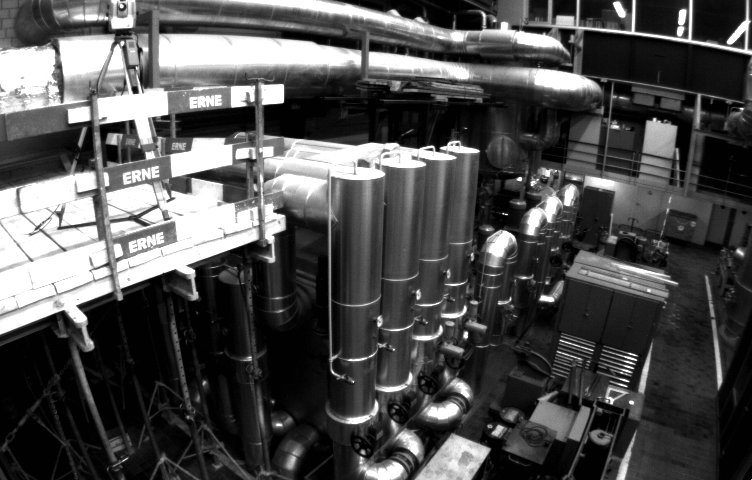
#> input picture tests/data/mh01_frame1.png, 752 x 480 px
$ python bench_opencv_two_view.py
#> lines starting #> are read from the running program, lines starting #| are printed output that depends on the picture
#> in main, img1 is the input picture: shape (480, 752); min 1, max 255, mean 79.7
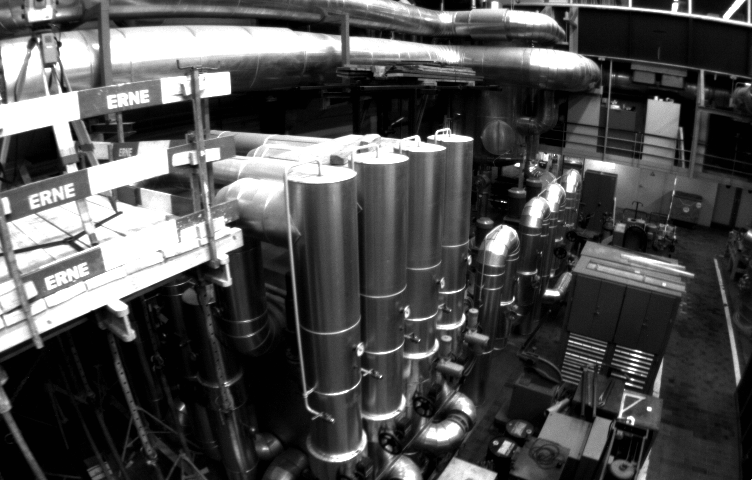
#> input picture tests/data/mh01_frame2.png, 752 x 480 px
#> in main, img2 is the input picture: shape (480, 752); min 1, max 255, mean 79.4
"""OpenCV-only two-view pose benchmark: sweep every RANSAC/USAC method.

Loads the EuRoC MH_01 frame pair, runs OpenCV ORB → BFMatcher(Lowe+cross-check)
→ `findEssentialMat(method=...)` → `recoverPose`, and scores each backend on
wall-clock time + pose error against the Vicon-derived ground truth.

Runs standalone — no kornia_rs import — so it can be executed inside any venv
with cv2 + numpy installed. Used to compare OpenCV 4.13 (latest stable on PyPI)
against OpenCV 5.0.0-pre (via `opencv-python-rolling==5.0.0.20221015`, built
from the opencv 5.x branch).

Usage:
    /tmp/cv413-venv/bin/python kornia-py/bench_opencv_two_view.py
    /tmp/cv5-venv/bin/python  kornia-py/bench_opencv_two_view.py
    N_ITERS=200 /tmp/cv5-venv/bin/python kornia-py/bench_opencv_two_view.py
"""
from __future__ import annotations

import os
import time
from dataclasses import dataclass

import cv2
import numpy as np

REPO_ROOT = os.path.dirname(os.path.abspath(__file__)).removesuffix("/kornia-py")
DATA_DIR = os.path.join(REPO_ROOT, "tests", "data")

# EuRoC MH_01_easy cam0.
K_MH01 = np.array(
    [[458.654, 0.0, 367.215], [0.0, 457.296, 248.375], [0.0, 0.0, 1.0]],
    dtype=np.float64,
)
GT_ROT_DEG = 2.7021
GT_T_DIR = np.array([0.2422, -0.2330, 0.9418], dtype=np.float64)
GT_T_DIR /= np.linalg.norm(GT_T_DIR)

N_ITERS = int(os.environ.get("N_ITERS", "50"))
N_WARMUP = int(os.environ.get("N_WARMUP", "5"))

METHODS = [
    ("RANSAC (legacy 5-pt)",     cv2.RANSAC),
    ("LMEDS",                    cv2.LMEDS),
    ("USAC_DEFAULT",             cv2.USAC_DEFAULT),
    ("USAC_FAST",                cv2.USAC_FAST),
    ("USAC_ACCURATE",            cv2.USAC_ACCURATE),
    ("USAC_MAGSAC",              cv2.USAC_MAGSAC),
    ("USAC_PROSAC",              cv2.USAC_PROSAC),
    ("USAC_PARALLEL",            cv2.USAC_PARALLEL),
]


def rotation_angle_deg(r: np.ndarray) -> float:
    trace = float(r[0, 0] + r[1, 1] + r[2, 2])
    return float(np.degrees(np.arccos(np.clip((trace - 1.0) / 2.0, -1.0, 1.0))))


def t_dir_err_deg(t_est: np.ndarray, t_gt: np.ndarray) -> float:
    t_est = t_est / np.linalg.norm(t_est)
    return float(np.degrees(np.arccos(np.clip(abs(float(t_est @ t_gt)), 0.0, 1.0))))


def median_ms(fn, n: int = N_ITERS, warmup: int = N_WARMUP) -> float:
    for _ in range(warmup):
        fn()
    ts = []
    for _ in range(n):
        t0 = time.perf_counter()
        fn()
        ts.append((time.perf_counter() - t0) * 1000)
    return float(np.median(ts))


@dataclass
class Result:
    name: str
    pose_ms: float
    rot_err_deg: float
    t_err_deg: float
    n_inliers: int


def orb_match(img1: np.ndarray, img2: np.ndarray) -> tuple[np.ndarray, np.ndarray]:
    """Shared ORB+Lowe+cross-check match so the RANSAC sweep sees identical input."""
    orb = cv2.ORB_create(
        nfeatures=500, scaleFactor=1.2, nlevels=8, edgeThreshold=31,
        firstLevel=0, WTA_K=2, scoreType=cv2.ORB_HARRIS_SCORE,
        patchSize=31, fastThreshold=20,
    )
    k1, d1 = orb.detectAndCompute(img1, None)
#> k1 = 500 keypoints; strongest (x, y, size): (432, 146, 31), (137, 90, 37.2), (282, 102, 31), (431, 149, 31)
    k2, d2 = orb.detectAndCompute(img2, None)
#> k2 = 500 keypoints; strongest (x, y, size): (518, 165, 31), (518, 163, 31), (436, 131, 31), (416, 136, 37.2)

    bf = cv2.BFMatcher(cv2.NORM_HAMMING, crossCheck=False)
    knn = bf.knnMatch(d1, d2, k=2)
#> knn = 500 matches
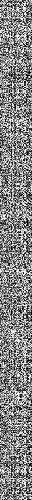
#> d1: shape (500, 32); min 0, max 255, mean 131.9
    good = [a for pair in knn if len(pair) == 2 for a, b in [pair] if a.distance < 0.75 * b.distance]
#> good = 122 matches
    rev = bf.knnMatch(d2, d1, k=1)
#> rev = 500 matches
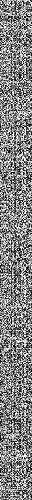
#> d2: shape (500, 32); min 0, max 255, mean 130.6
    rmap = {pair[0].queryIdx: pair[0].trainIdx for pair in rev if pair}
#> rmap = 500 items
    good = [m for m in good if rmap.get(m.trainIdx) == m.queryIdx]
#> good = 97 matches

    pts1 = np.float64([k1[m.queryIdx].pt for m in good])
#> pts1 = 97 pairs, first value 78 to 654, second value 52.8 to 425
    pts2 = np.float64([k2[m.trainIdx].pt for m in good])
#> pts2 = 97 pairs, first value 51.84 to 656.4, second value 38.4 to 441.6
    return pts1, pts2


def bench_method(pts1: np.ndarray, pts2: np.ndarray, method: int, name: str) -> Result:
    # Single quality run.
    E, mask = cv2.findEssentialMat(pts1, pts2, K_MH01, method=method,
                                   prob=0.9999, threshold=1.0)
    n_in, R, t, _ = cv2.recoverPose(E, pts1, pts2, K_MH01, mask=mask)

    def pose():
        E_, m = cv2.findEssentialMat(pts1, pts2, K_MH01, method=method,
                                     prob=0.9999, threshold=1.0)
        cv2.recoverPose(E_, pts1, pts2, K_MH01, mask=m)

    return Result(
        name=name,
        pose_ms=median_ms(pose),
        rot_err_deg=abs(rotation_angle_deg(R) - GT_ROT_DEG),
        t_err_deg=t_dir_err_deg(t.flatten(), GT_T_DIR),
        n_inliers=int(n_in),
    )


def print_table(results: list[Result], version: str) -> None:
    hdr = f"{'method':<24} {'pose(ms)':>10} {'rot_err°':>10} {'t_err°':>9} {'inliers':>8}"
    print(f"\nOpenCV {version}")
    print(hdr)
    print("-" * len(hdr))
    for r in results:
        print(f"{r.name:<24} {r.pose_ms:>10.3f} {r.rot_err_deg:>10.3f} "
              f"{r.t_err_deg:>9.3f} {r.n_inliers:>8d}")


def main() -> None:
    img1 = cv2.imread(os.path.join(DATA_DIR, "mh01_frame1.png"), cv2.IMREAD_GRAYSCALE)
    img2 = cv2.imread(os.path.join(DATA_DIR, "mh01_frame2.png"), cv2.IMREAD_GRAYSCALE)
    assert img1 is not None and img2 is not None, "missing MH01 frames"

    pts1, pts2 = orb_match(img1, img2)
    print(f"OpenCV {cv2.__version__}  ·  {len(pts1)} matches  ·  "
          f"median over {N_ITERS} iter ({N_WARMUP} warmup)")
#| OpenCV 4.13.0  ·  97 matches  ·  median over 50 iter (5 warmup)
    print(f"GT: rot={GT_ROT_DEG}°  t_dir={GT_T_DIR.tolist()}")

    results = [bench_method(pts1, pts2, method, name) for name, method in METHODS]
#> in bench_method, `E, mask = cv2.findEssentialMat(pts1, pts2, K_MH01, method=method, prob..`: E = [[0.0345, -0.642, -0.175], [0.64, 0.0294, -0.233], [0.174, 0.245, -0.00355]]; mask = 97 values, max 1 at index 2, min 0 at index 0, mean 0.66
#> in bench_method, `n_in, R, t, _ = cv2.recoverPose(E, pts1, pts2, K_MH01, mask=mask)`: n_in = 64; R = [[0.999, 0.0525, 0.00379], [-0.0525, 0.998, -0.0181], [-0.00473, 0.0178, 1]]; t = [-0.333, 0.264, -0.905]
#> in rotation_angle_deg, `trace = float(r[0, 0] + r[1, 1] + r[2, 2])`: trace = 3
#> in t_dir_err_deg, `t_est = t_est / np.linalg.norm(t_est)`: t_est = [-0.333, 0.264, -0.905]
#> results = 8 items
    print_table(results, cv2.__version__)
#> the loop in print_table, `for r in results:` made 8 passes
#| RANSAC (legacy 5-pt)         30.135      0.488     5.914       64
#| LMEDS                        75.461      0.181     5.096       91
#| USAC_DEFAULT                  6.027      0.031     4.117       72
#| USAC_FAST                     6.047      0.031     4.117       72
#| USAC_ACCURATE                 6.656      0.031     4.117       72
#| USAC_MAGSAC                  10.137      0.099     4.185       73
#| USAC_PROSAC                   8.539      0.021     3.885       70
#| USAC_PARALLEL                 9.729      0.335     4.789       71


if __name__ == "__main__":
    main()
